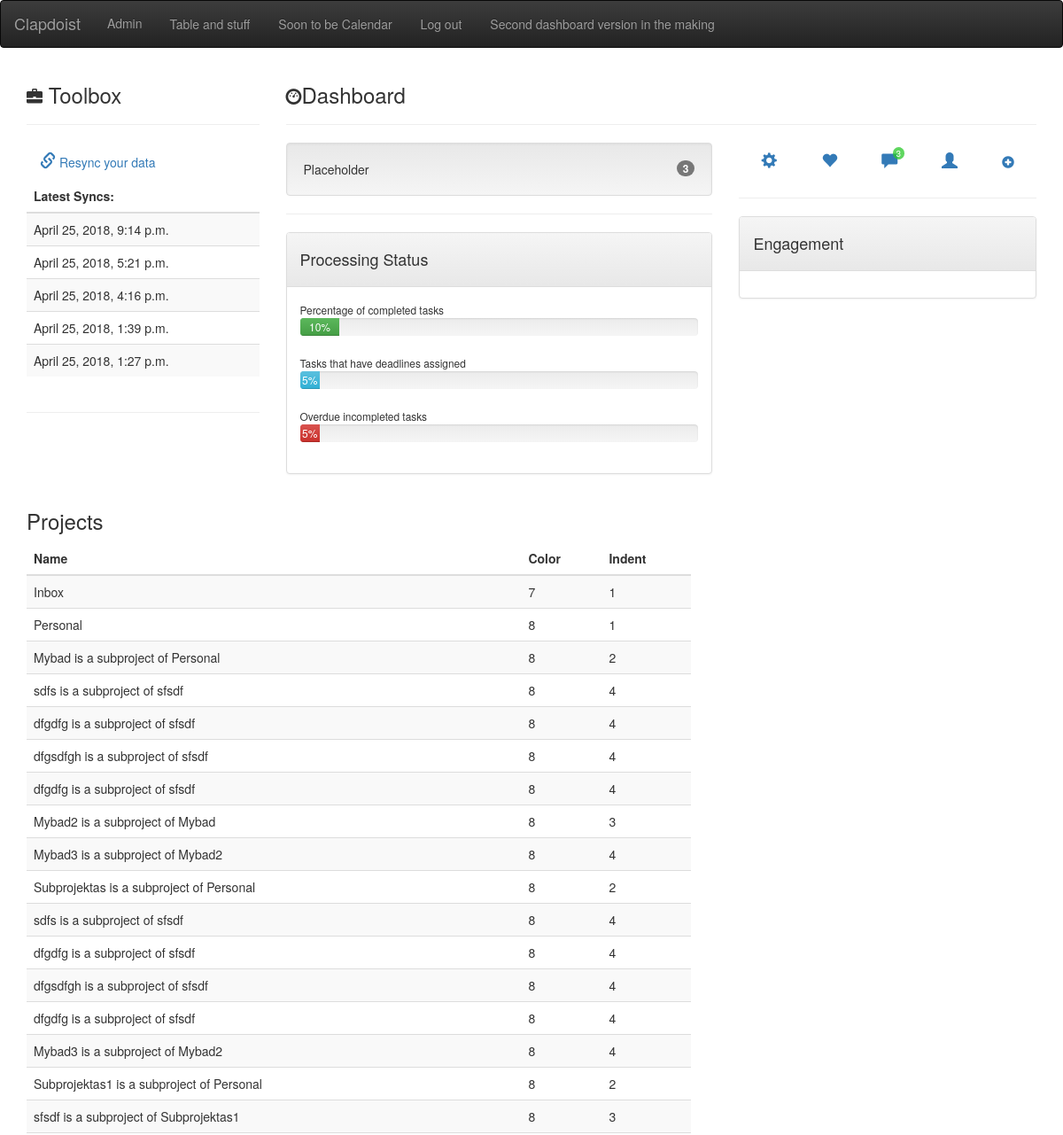
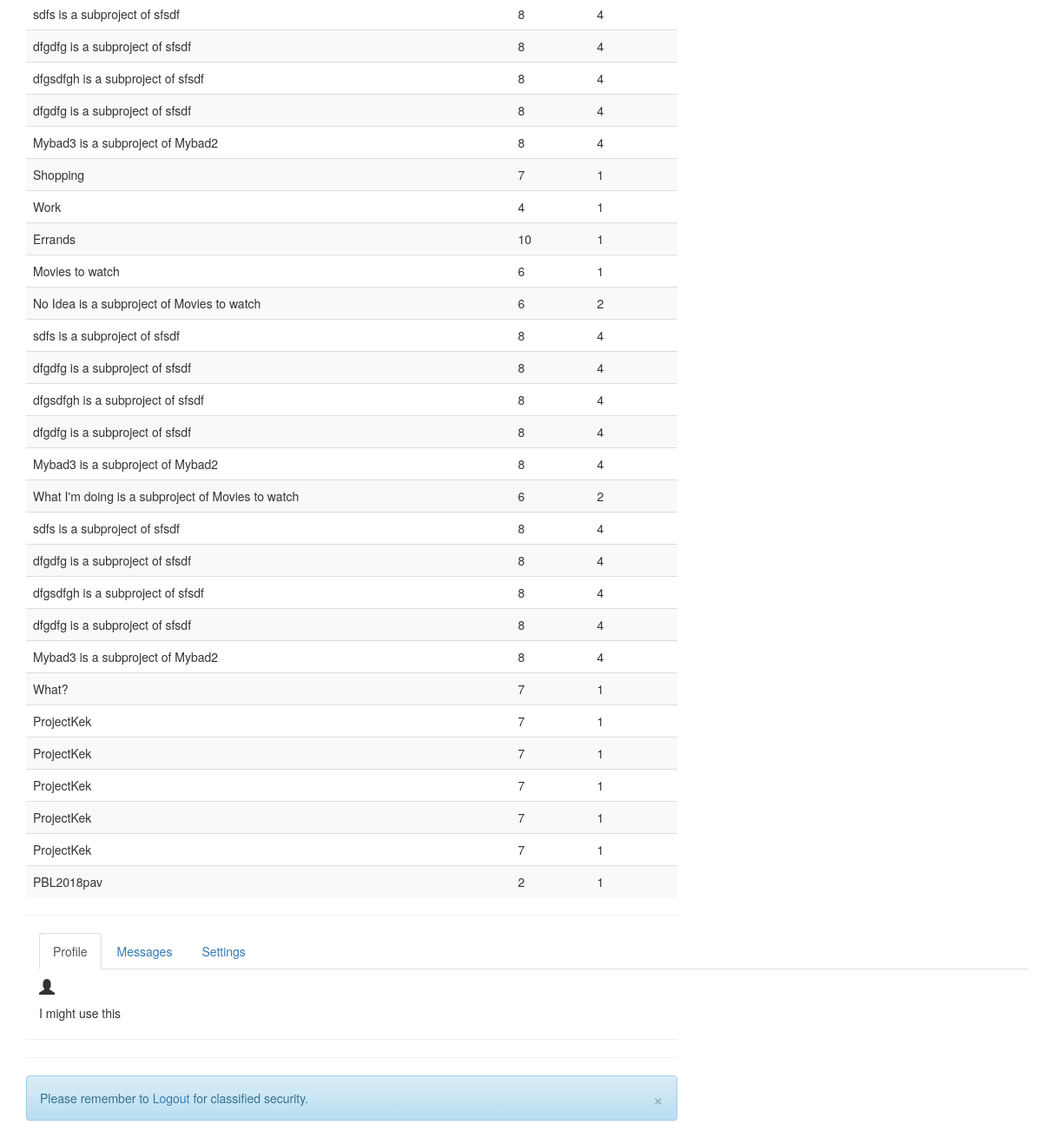
The app's page /projektai/ (signed in) with its own data (2 pictures, top to bottom).
### projektai/models.py (models this page shows, shortened)
class SyncedStuff(models.Model):
    token = models.ForeignKey(UserProfile,to_field='token',on_delete=models.CASCADE)
    sync_time = models.DateTimeField(default=datetime.datetime.now(tz=timezone.utc))

class Projektas(models.Model):
    Project_token = models.ForeignKey(UserProfile,to_field='token',on_delete=models.CASCADE,null=True)
    Project_name = models.CharField(max_length=100)
    Project_ID = models.BigIntegerField(primary_key=True)
    Parent_id = models.ForeignKey('self',to_field='Project_ID',null=True,blank=True,on_delete=models.CASCADE)
    Color = models.IntegerField(null=True,blank=True)
    Indent = models.IntegerField(null=True,blank=True)
    is_deleted = models.IntegerField(null=True,blank=True)
    is_archived = models.IntegerField(null=True,blank=True)

### projektai/views.py (the view)
class IndexView(LoginRequiredMixin, ListView):
    context_object_name = 'post_list'
    template_name = 'projektai/index.html'
    def get_queryset(self):
        return Projektas.objects.filter(Project_token=self.request.user.userprofile.token,is_deleted=0).order_by('Project_ID')
    def get_context_data(self,**kwargs):
        context = super(IndexView,self).get_context_data(**kwargs)
        context['old_sync'] = SyncedStuff.objects.filter(token = self.request.user.userprofile).order_by('-sync_time')
        all_tasks = Task.objects.filter(task_token=self.request.user.userprofile.token).count()
        checked_tasks = Task.objects.filter(task_token=self.request.user.userprofile.token,checked=1).count()
        if checked_tasks is not 0:
            floaterino = checked_tasks/all_tasks*100
            context['tasks_completed'] = int(floaterino)
        else:
            context['tasks_completed'] = 0
        current_time = datetime.datetime.now()
        timed_tasks = Task.objects.filter(task_token=self.request.user.userprofile.token,task_due_date_utc__lte=current_time,checked=0).count()
        timed_completed_tasks = Task.objects.filter(task_token=self.request.user.userprofile.token,task_due_date_utc__isnull=False).count()
        if timed_tasks is not 0:
            overdue_tasks = timed_tasks/all_tasks*100
            context['overdue']= int(overdue_tasks)
        else:
            context['overdue']= 0
        if timed_completed_tasks is not 0:
            overdue_completed_tasks = timed_completed_tasks/all_tasks*100
            context['deadline'] = int(overdue_completed_tasks)
        else:
            context['deadline'] = 0
        labels = []
        values = []
        count = 0
        for project in Projektas.objects.filter(Project_token=self.request.user.userprofile.token):
            for task in Task.objects.filter(task_project_id=project.Project_ID):
                count = count + 1
            if count != 0:
                values.append(count)
                name = project.Project_name
                labels.append(name)
            count = 0
        context['labels'] = labels
        context['values'] = values
        return context

### projektai/templates/projektai/index.html (shortened to what this page needs)
<!DOCTYPE html>
<html lang="en">
	<head>
		{% load static %}
		<link href={% static 'css/bootstrap.min.css' %} rel="stylesheet">
		<link href={% static 'css/styles.css' %} rel="stylesheet">
		{% load static %}
		<link rel="stylesheet" href="https://maxcdn.bootstrapcdn.com/bootstrap/3.3.7/css/bootstrap.min.css">
		<link rel="stylesheet" href="https://maxcdn.bootstrapcdn.com/bootstrap/3.3.7/css/bootstrap-theme.min.css">
		<link rel="stylesheet" href="http://cdn.jsdelivr.net/qtip2/3.0.3/jquery.qtip.min.css">
		<link rel='stylesheet' href="{% static 'fullcalendar/fullcalendar.css' %}" />
	</head>
	<body>
<nav class="navbar  mynav navbar-inverse" role="navigation" id="navbar">
			<div class="container-fluid">
				<div class="navbar-header">
				<a class="navbar-brand mynav" href="{% url 'projektai:nani' %}">Clapdoist</a>
					<ul class="nav navbar-nav navbar-right">
						{% if user.is_authenticated %}
						<li><a class="navbar-link" href="{% url 'admin:index' %}">Admin</a></li>
						<li><a href="{% url 'projektai:post_listas' %}" class="btn btn-simple">Table and stuff</a></li>
						<li><a href="{% url 'projektai:megakek' %}" class="btn btn-simple">Soon to be Calendar</a></li>
							<li><a href="{% url 'accounts:logout' %}" class="btn btn-simple">Log out</a></li>
						{% else %}
									<li><a href="#"class="btn btn-simple"></a></li>
									<li><a href="{% url 'accounts:login' %}" class="btn btn-simple">Log in</a></li>
									<li><a href="{% url 'accounts:signup' %}" class="btn btn-simple">Sign up</a></li>
						{% endif %}
						<li><a href="{% url 'projektai:dashboard' %}" class="btn btn-simple">Second dashboard version in the making</a></li>
					</ul>
			</div>
		</div>
		</nav>
<div class="container">
  <div class="row">
	<div class="col-sm-3">
      <h3><i class="glyphicon glyphicon-briefcase"></i> Toolbox</h3>
      <hr>
      <ul class="nav nav-stacked">
        <li><a href="{% url 'accounts:resync' %}" ><i class="glyphicon glyphicon-link"></i> Resync your data</a></li>
      </ul>
			<div class = "row">
				<div class="col-md-12">
					<table class = "table table-striped">
						<thead>
							<tr><th>Latest Syncs: </th></tr>
						</thead>
						<tbody>
							{% for item in old_sync %}
								<tr>
					  			<td> {{item.sync_time}} </td>
								</tr>
						{% endfor %}
					</table>
					</div>
				</div>
      <hr>
  	</div>
    <div class="col-sm-9">
       <h3><i class="glyphicon glyphicon-dashboard"></i>Dashboard</h3>
       <hr>
	   <div class="row">
         	<div class="col-md-7">
			  <div class="well">Placeholder <span class="badge pull-right">3</span></div>
              <hr>
              <div class="panel panel-default">
                  <div class="panel-heading"><h4>Processing Status</h4></div>
                  <div class="panel-body">
                    <small>Percentage of completed tasks</small>
                    <div class="progress">
                      <div class="progress-bar progress-bar-success" role="progressbar" aria-valuenow="{{tasks_completed}}" aria-valuemin="0" aria-valuemax="100" style="width: {{tasks_completed}}%">
                        {{tasks_completed}}%
                      </div>
                    </div>
                    <small>Tasks that have deadlines assigned</small>
                    <div class="progress">
                      <div class="progress-bar progress-bar-info" role="progressbar" aria-valuenow="{{overdue_completed}}" aria-valuemin="0" aria-valuemax="100" style="width: {{deadline}}%">
                        {{deadline}}%
                      </div>
                    </div>
                    <small>Overdue incompleted tasks</small>
                    <div class="progress">
                      <div class="progress-bar progress-bar-danger" role="progressbar" aria-valuenow="{{overdue}}" aria-valuemin="0" aria-valuemax="100" style="width: {{overdue}}%">
                        {{overdue}}%
                      </div>
                    </div>
                  </div>
              </div>
          	</div>
        	<div class="col-md-5">
                <ul class="nav nav-justified">
         			<li><a href="#"><i class="glyphicon glyphicon-cog"></i></a></li>
                    <li><a href="#"><i class="glyphicon glyphicon-heart"></i></a></li>
         			<li class="dropdown"><a href="#" class="dropdown-toggle" data-toggle="dropdown"><i class="glyphicon glyphicon-comment"></i><span class="count">3</span></a></li>
         			<li><a href="#"><i class="glyphicon glyphicon-user"></i></a></li>
         			<li><a title="Add Widget" data-toggle="modal" href="#addWidgetModal"><span class="glyphicon glyphicon-plus-sign"></span></a></li>
       			</ul>
                <hr>
								<div class = "row">
								<div class="col-md-12">
						      <div class="panel panel-default">
						        <div class="panel-heading"><div class="panel-title"><h4>Engagement</h4></div></div>
						        <div class="panel-body">
						        </div>
						      </div>
						    </div>
							</div>
			</div>
       </div>
  	</div>
  </div>
	<h3>Projects</h3>
  <div class="row">
    <div class="col-md-8 col-lg-8">
      <table class="table table-striped">
        <thead>
          <tr><th>Name</th><th>Color</th><th>Indent</th>
        </thead>
        <tbody>
					{% for project in post_list %}
		        {% if project.Indent is 1 %}
		          <tr>
		            <td>{{project.Project_name}}</td>
		            <td>{{project.Color}}</td>
		            <td>{{project.Indent}}</td>
		          </tr>
		            {% for project2 in post_list %}
		              {%if project2.Indent == 2%}
		                {% if project2.Parent_id.Project_ID == project.Project_ID %}
		                  <tr>
		                    <td>{{project2.Project_name}} is a subproject of {{project.Project_name}}</td>
		                    <td>{{project2.Color}}</td>
		                    <td>{{project2.Indent}}</td>
		                  </tr>
		                  {%for project3 in post_list%}
		                    {%if project3.Indent == 3 %}
		                      {%if project3.Parent_id.Project_ID == project.Project_ID%}
		                      <tr>
		                        <td>{{project3.Project_name}} is a subproject of {{project.Project_name}}</td>
		                        <td>{{project3.Color}}</td>
		                        <td>{{project3.Indent}}</td>
		                      </tr>
		                    {%elif project3.Parent_id.Project_ID == project2.Project_ID%}
		                      <tr>
		                        <td>{{project3.Project_name}} is a subproject of {{project2.Project_name}}</td>
		                        <td>{{project3.Color}}</td>
		                        <td>{{project3.Indent}}</td>
		                      </tr>
		                    {%endif%}
		                      {%for project4 in post_list%}
		                        {%if project4.Indent == 4 %}
		                        {% if project4.Parent_id.Project_ID == project.Project_ID %}
		                          <tr>
		                            <td>{{project4.Project_name}} is a subproject of {{project.Project_name}}</td>
		                            <td>{{project4.Color}}</td>
		                            <td>{{project4.Indent}}</td>
		                          </tr>
		                        {%elif project4.Parent_id.Project_ID == project2.Project_ID%}
		                        <tr>
		                          <td>{{project4.Project_name}} is a subproject of {{project2.Project_name}}</td>
		                          <td>{{project4.Color}}</td>
		                          <td>{{project4.Indent}}</td>
		                        </tr>
		                        {%elif project4.Parent_id.Project_ID == project3.Project_ID%}
		                        <tr>
		                          <td>{{project4.Project_name}} is a subproject of {{project3.Project_name}}</td>
		                          <td>{{project4.Color}}</td>
		                          <td>{{project4.Indent}}</td>
		                        </tr>
		                        {%endif%}
		                        {%endif%}
		                      {%endfor%}
		                    {%endif%}
		                  {%endfor%}
		                {%endif%}
		              {%endif%}
		            {%endfor%}
		          {% endif %}
		      {% endfor %}
        </tbody>
      </table>
      <hr>
      <div class="container">
        <ul class="nav nav-tabs" id="myTab">
          <li class="active"><a href="#profile" data-toggle="tab">Profile</a></li>
          <li><a href="#messages" data-toggle="tab">Messages</a></li>
          <li><a href="#settings" data-toggle="tab">Settings</a></li>
        </ul>
        <div class="tab-content">
          <div class="tab-pane active" id="profile">
            <h4><i class="glyphicon glyphicon-user"></i></h4>
          	I might use this
          </div>
        </div>
      </div>
      <hr>
      <hr>
      <div class="alert alert-info">
        <button type="button" class="close" data-dismiss="alert">×</button>
        Please remember to <a href="#">Logout</a> for classified security.
      </div>
    </div>
  </div>
</div>
	</body>
</html>

### static/css/styles.css (style rules this page uses)
i { font-size:18px; }
.nav>li .count { position: absolute; top: 10%; right: 25%; font-size: 10px; font-weight: normal; background: rgba(41,200,41,0.75); color: rgb(255,255,255); line-height: 1em; padding: 2px 4px; -webkit-border-radius: 10px; -moz-border-radius: 10px; -ms-border-radius: 10px; -o-border-radius: 10px; border-radius: 10px; }

### records on screen
SyncedStuff: sync_time "April 25, 2018, 9:14 p.m."
SyncedStuff: sync_time "April 25, 2018, 5:21 p.m."
SyncedStuff: sync_time "April 25, 2018, 4:16 p.m."
SyncedStuff: sync_time "April 25, 2018, 1:39 p.m."
SyncedStuff: sync_time "April 25, 2018, 1:27 p.m."
Projektas: Project_name "Inbox", Color "7", Indent "1"
Projektas: Project_name "Personal", Color "8", Indent "1"
Projektas: Project_name "Mybad", Color "8", Indent "2"
Projektas: Project_name "sfsdf", Color "8", Indent "3"
Projektas: Project_name "sdfs", Color "8", Indent "4"
Projektas: Project_name "dfgdfg", Color "8", Indent "4"
Projektas: Project_name "dfgsdfgh", Color "8", Indent "4"
Projektas: Project_name "dfgdfg", Color "8", Indent "4"
Projektas: Project_name "Mybad2", Color "8", Indent "3"
Projektas: Project_name "Mybad3", Color "8", Indent "4"
Projektas: Project_name "Subprojektas", Color "8", Indent "2"
Projektas: Project_name "Subprojektas1", Color "8", Indent "2"
Projektas: Project_name "Shopping", Color "7", Indent "1"
Projektas: Project_name "Work", Color "4", Indent "1"
Projektas: Project_name "Errands", Color "10", Indent "1"
Projektas: Project_name "Movies to watch", Color "6", Indent "1"
Projektas: Project_name "No Idea", Color "6", Indent "2"
Projektas: Project_name "What I'm doing", Color "6", Indent "2"
Projektas: Project_name "What?", Color "7", Indent "1"
Projektas: Project_name "ProjectKek", Color "7", Indent "1"
Projektas: Project_name "ProjectKek", Color "7", Indent "1"
Projektas: Project_name "ProjectKek", Color "7", Indent "1"
Projektas: Project_name "ProjectKek", Color "7", Indent "1"
Projektas: Project_name "ProjectKek", Color "7", Indent "1"
Projektas: Project_name "PBL2018pav", Color "2", Indent "1"

### other values on screen
{{ tasks_completed }} "10"
{{ deadline }} "5"
{{ overdue }} "5"
